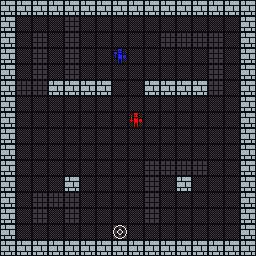

The image is a tile-based game level rendered from a .tmx file. Its description and complete source (layers, tilesets, objects, tile grids) follow:
An orthogonal 16x16 tile map with 16x16 px tiles, 2 tile layers (walls, characters), 2 tilesets.

<map version="1.5" tiledversion="1.5.0" orientation="orthogonal" renderorder="right-down" width="16" height="16" tilewidth="16" tileheight="16" infinite="0" nextlayerid="5" nextobjectid="1">
 <tileset firstgid="1" source="walls.tsx" />
 <tileset firstgid="65" source="characters.tsx" />
 <layer id="1" name="walls" width="16" height="16" locked="1">
  <data encoding="csv">
1,1,1,1,1,1,1,1,1,1,1,1,1,1,1,1,
1,9,9,9,10,9,9,9,9,9,9,9,9,9,9,1,
1,9,10,9,10,9,9,9,9,9,10,10,10,10,9,1,
1,9,10,9,10,9,9,9,9,9,9,9,9,10,9,1,
1,9,10,9,10,9,9,9,9,9,9,9,9,10,9,1,
1,10,10,1,1,1,1,9,9,1,1,1,1,10,9,1,
1,9,9,9,9,9,9,9,9,9,9,9,9,9,9,1,
1,9,9,9,9,9,9,9,9,9,9,9,9,9,9,1,
1,9,9,9,9,9,9,9,9,9,9,9,9,9,9,1,
1,9,9,9,9,9,9,9,9,9,9,9,9,9,9,1,
1,9,9,9,9,9,9,9,9,10,10,10,10,9,9,1,
1,9,9,9,1,9,9,9,9,10,9,1,9,9,9,1,
1,9,10,10,10,9,9,9,9,10,9,9,9,9,9,1,
1,9,10,9,10,9,9,9,9,10,9,9,9,9,9,1,
1,9,9,9,9,9,9,10,9,9,9,9,9,9,9,1,
1,1,1,1,1,1,1,1,1,1,1,1,1,1,1,1
</data>
 </layer>
 <layer id="3" name="characters" width="16" height="16">
  <data encoding="csv">
0,0,0,0,0,0,0,0,0,0,0,0,0,0,0,0,
0,0,0,0,0,0,0,0,0,0,0,0,0,0,0,0,
0,0,0,0,0,0,0,0,0,0,0,0,0,0,0,0,
0,0,0,0,0,0,0,68,0,0,0,0,0,0,0,0,
0,0,0,0,0,0,0,0,0,0,0,0,0,0,0,0,
0,0,0,0,0,0,0,0,0,0,0,0,0,0,0,0,
0,0,0,0,0,0,0,0,0,0,0,0,0,0,0,0,
0,0,0,0,0,0,0,0,69,0,0,0,0,0,0,0,
0,0,0,0,0,0,0,0,0,0,0,0,0,0,0,0,
0,0,0,0,0,0,0,0,0,0,0,0,0,0,0,0,
0,0,0,0,0,0,0,0,0,0,0,0,0,0,0,0,
0,0,0,0,0,0,0,0,0,0,0,0,0,0,0,0,
0,0,0,0,0,0,0,0,0,0,0,0,0,0,0,0,
0,0,0,0,0,0,0,0,0,0,0,0,0,0,0,0,
0,0,0,0,0,0,0,65,0,0,0,0,0,0,0,0,
0,0,0,0,0,0,0,0,0,0,0,0,0,0,0,0
</data>
 </layer>
</map>